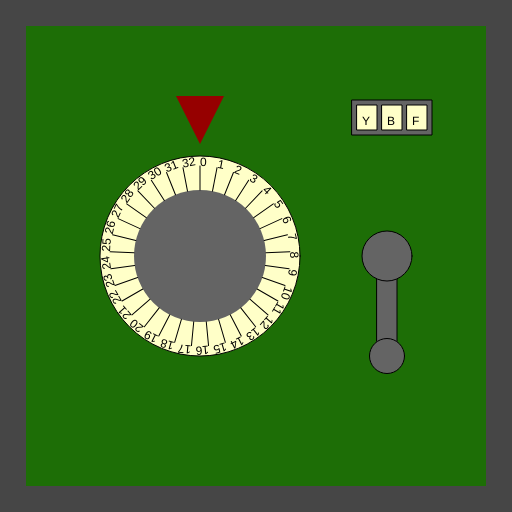
Frame 1 (no input)
Frame 60 (no input): identical to frame 1, image omitted
Frame 120 (the mouse pressed at the canvas centre since frame 60): identical to frame 1, image omitted

The p5.js sketch that drew this single still picture (run headless with seeded random() and noise() and a simulated clock; from frame 60 on, the mouse is pressed at the canvas centre):

// p5.js sketch
// ── sketch.js
/*

Officer: 1820440
CaseNum: 303-1-28550410-1820440

Case 303 - The Case of the Crooked Attorney
Stage 2 - Torvalds' House

This safe is in Torvalds’ home study. Be careful. If you get caught, I don’t know you !

Crack this safe by doing the following:

	When any key is pressed:
	- Decrement Hidden_Safe_Combination_a by 2

	When any key is released:
	- Decrement Hidden_Safe_Combination_b by 2

	When the mouse button is released:
	- Make Hidden_Safe_Combination_c equal to the string "QNW"

	Whilst the mouse is moving:
	- Make Hidden_Safe_Combination_c equal to the string "YBF"



This time you'll need to create the relevant event handlers yourself.

There are many possible ways of investigating this case, but you
should use ONLY the following commands:

	- The assignment operator aka. the equals sign !
	- Incrementing +=
	- Decrementing -=

*/

//declare the variables

var Hidden_Safe_Combination_a;
var Hidden_Safe_Combination_b;
var Hidden_Safe_Combination_c;


function preload()
{
	//IMAGES WILL BE LOADED HERE

}

function setup()
{
	createCanvas(512,512);

	//initialise the variables
	Hidden_Safe_Combination_a = 0;
	Hidden_Safe_Combination_b = 0;
	Hidden_Safe_Combination_c = "";

}

///////////////////EVENT HANDLERS///////////////////

//Create event handlers here to open the safe ...

function mouseMoved()
{
	console.log("mouseMoved", mouseX, mouseY);

	// Whilst the mouse is moving:
	// - Make Hidden_Safe_Combination_c equal to the string "YBF"

	Hidden_Safe_Combination_c = "YBF";

}

function mouseReleased()
{
	console.log("mouseReleased");

	// When the mouse button is released:
	// - Make Hidden_Safe_Combination_c equal to the string "QNW"

	Hidden_Safe_Combination_c = "QNW";

}


function keyPressed()
{
	console.log("keyPressed", key);

	// When any key is pressed:
	// - Decrement Hidden_Safe_Combination_a by 2
	Hidden_Safe_Combination_a -=2;

}

function keyReleased()
{
	console.log("keyReleased", key);
	// When any key is released:
	// - Decrement Hidden_Safe_Combination_b by 2

	Hidden_Safe_Combination_b -=2;

}



///////////////DO NOT CHANGE CODE BELOW THIS POINT///////////////////

function draw()
{

	//Draw the safe door
	background(70);
	noStroke();
	fill(29,110,6);
	rect(26,26,width-52,width-52);

	//Draw the combination dial
	push();
	translate(200,height/2);
	drawDial(200, Hidden_Safe_Combination_a, 33);
	pop();

	//Draw the lever
	push();
	translate(width - 125,256);
	drawLever(Hidden_Safe_Combination_b);
	pop();

	//Draw the spinner
	push();
	translate(width - 120,100);
	drawSpinner(3, Hidden_Safe_Combination_c);
	pop();

}

function drawDial(diameter,num,maxNum)
{
	//the combination lock

	var r = diameter * 0.5;
	var p = r * 0.6;

	stroke(0);
	fill(255,255,200);
	ellipse(0,0,diameter,diameter);
	fill(100);
	noStroke();
	ellipse(0,0,diameter*0.66,diameter*0.66);
	fill(150,0,0);
	triangle(
		-p * 0.4,-r-p,
		p * 0.4,-r-p,
		0,-r-p/5
	);

	noStroke();

	push();
	var inc = 360/maxNum;

	rotate(radians(-num * inc));
	for(var i = 0; i < maxNum; i++)
	{
		push();
		rotate(radians(i * inc));
		stroke(0);
		line(0,-r*0.66,0,-(r-10));
		noStroke();
		fill(0);
		text(i,0,-(r-10));
		pop();
	}

	pop();
}

function drawLever(rot)
{
	push();
	rotate(radians(-rot))
	stroke(0);
	fill(100);
	rect(-10,0,20,100);
	ellipse(0,0,50,50);
	ellipse(0,100,35,35);
	pop();
}

function drawSpinner(numSpinners, val)
{
	var sw = 20;
	var ow = (sw + 5) * numSpinners + 5;
	stroke(0);
	fill(100);
	rect(-ow/2,0,ow,35);
	if(typeof(val) == "number")
	{
		val = floor(val).toString(); //convert to string
	}


	for(var d = numSpinners - val.length; d > 0; d--)
	{
		val = "-" + val;
	}

	for(var i = 0; i < numSpinners; i++)
	{
		stroke(0);
		fill(255,255,200);
		rect(-ow/2 + i * (sw + 5) + 5,5,20,25);
		fill(0);
		noStroke();
		text(val[i],-ow/2 + sw/2 + i * (sw +5),25);
	}

}
